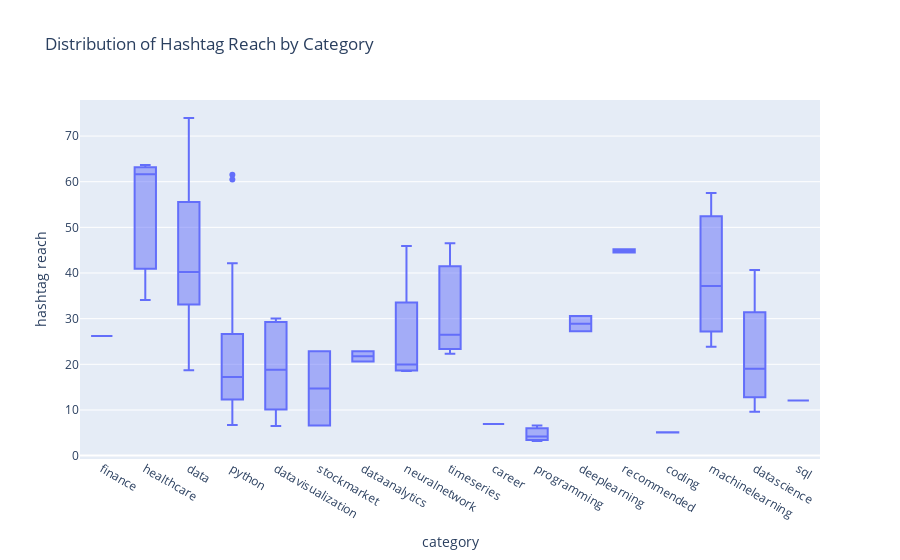

Write notebook code for a chart like this one.
### Code cell
plx.box(df, x="category", y="hashtag reach", 
             title="Distribution of Hashtag Reach by Category")

### Figure 1 — Plotly figure (JSON) as saved in the notebook; plotly's stock layout.template omitted (floating-point values rounded to 4 significant figures)
{"data": [{"alignmentgroup": "True", "hovertemplate": "category=%{x}<br>hashtag reach=%{y}<extra></extra>", "legendgroup": "", "marker": {"color": "#636efa"}, "name": "", "notched": false, "offsetgroup": "", "orientation": "v", "showlegend": false, "type": "box", "x": ["finance ", "healthcare ", "data ", "python ", "datavisualization ", "data ", "stockmarket ", "python ", "dataanalytics ", "python ", "neuralnetwork ", "python ", "data ", "stockmarket ", "data ", "timeseries ", "career ", "timeseries ", "data ", "data ", "datavisualization ", "neuralnetwork ", "python ", "programming ", "deeplearning ", "deeplearning ", "data ", "programming ", "data ", "data ", "data ", "data ", "programming ", "data ", "neuralnetwork ", "data ", "data ", "data ", "data ", "neuralnetwork ", "data ", "data ", "data ", "python ", "python ", "python ", "data ", "dataanalytics ", "data ", "data ", "timeseries ", "data ", "data ", "data ", "python ", "datavisualization ", "recommended ", "datavisualization ", "data ", "coding ", "data ", "healthcare ", "data ", "data ", "python ", "data ", "python ", "python ", "recommended ", "data ", "datavisualization ", "data ", "coding ", "data ", "healthcare ", "python ", "data ", "data ", "python ", "data ", "data ", "data ", "data ", "data ", "data ", "python ", "python ", "data ", "data ", "data ", "machinelearning ", "datascience ", "sql ", "datavisualization ", "python ", "python ", "datascience ", "datascience ", "machinelearning ", "machinelearning ", "datascience ", "python "], "x0": " ", "xaxis": "x", "y": [26.22, 34.07, 29.54, 13.71, 10.13, 31.26, 22.85, 17.74, 22.86, 26.83, 18.53, 14.72, 29.33, 6.592, 61.35, 46.51, 6.947, 22.31, 55.93, 27.21, 17.54, 18.75, 17.22, 6.586, 27.23, 30.57, 55.15, 4.194, 32.57, 25.57, 69.07, 44.65, 3.192, 33.62, 45.89, 31.55, 18.69, 37.14, 36.92, 21.17, 73.57, 43.92, 20.26, 28.58, 16.27, 22.55, 46.64, 20.63, 26.16, 34.19, 26.48, 60.15, 35.97, 46.24, 61.54, 20.11, 45.18, 30.05, 42.09, 5.114, 60.92, 63.67, 57.3, 37.17, 11.11, 42.69, 11.58, 60.46, 44.48, 42.15, 29.28, 48.2, 5.075, 57.96, 61.61, 42.15, 73.96, 35.76, 11.8, 42.9, 35.76, 37.99, 37.09, 38.57, 63.18, 26.14, 19.77, 41.9, 26.98, 57.47, 57.53, 40.64, 12.09, 6.507, 14.33, 6.7, 15.91, 22.2, 23.87, 37.16, 9.625, 11.31], "y0": " ", "yaxis": "y"}], "layout": {"boxmode": "group", "legend": {"tracegroupgap": 0}, "title": {"text": "Distribution of Hashtag Reach by Category"}, "xaxis": {"anchor": "y", "domain": [0, 1], "title": {"text": "category"}}, "yaxis": {"anchor": "x", "domain": [0, 1], "title": {"text": "hashtag reach"}}}}
